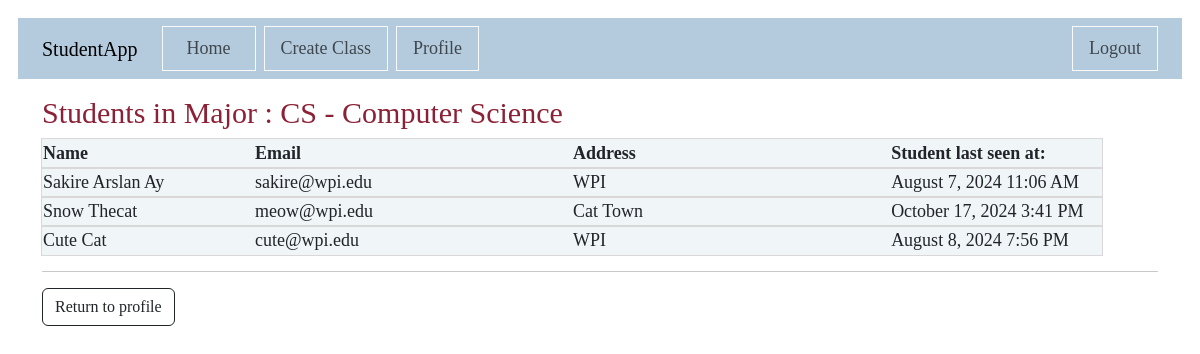
Page /majors/1/students (signed in) on the committed database.
### app/main/models.py (models this page shows, shortened)
class Major(db.Model):
    id : sqlo.Mapped[int] = sqlo.mapped_column(primary_key=True)
    name : sqlo.Mapped[str] = sqlo.mapped_column(sqla.String(20))
    department : sqlo.Mapped[str] =  sqlo.mapped_column(sqla.String(150))
    courses : sqlo.WriteOnlyMapped['Course'] = sqlo.relationship(back_populates= 'major')
    students_in_major : sqlo.WriteOnlyMapped['Student'] = sqlo.relationship(
        secondary= students_majors_table,
        primaryjoin= (students_majors_table.c.major_id == id),
        back_populates= 'majors_of_student')
    def get_name(self):
        return self.name
    def get_department(self):
        return self.department
    def get_students(self):
        return db.session.scalars(self.students_in_major.select()).all()

class Student(UserMixin, db.Model):
    id : sqlo.Mapped[int] = sqlo.mapped_column(primary_key=True)
    username : sqlo.Mapped[str] = sqlo.mapped_column(sqla.String(64), index = True, unique = True)
    password_hash : sqlo.Mapped[Optional[str]] = sqlo.mapped_column(sqla.String(256))
    firstname : sqlo.Mapped[str] = sqlo.mapped_column(sqla.String(100))
    lastname : sqlo.Mapped[str] = sqlo.mapped_column(sqla.String(100))
    address : sqlo.Mapped[str] = sqlo.mapped_column(sqla.String(256))
    email : sqlo.Mapped[str] = sqlo.mapped_column(sqla.String(120), index = True, unique = True)
    last_seen : sqlo.Mapped[Optional[datetime]] = sqlo.mapped_column(default = lambda : datetime.now(timezone.utc))
    majors_of_student : sqlo.WriteOnlyMapped['Major'] = sqlo.relationship(
        secondary= students_majors_table,
        primaryjoin= (students_majors_table.c.student_id == id),
        back_populates= 'students_in_major')
    enrollments : sqlo.WriteOnlyMapped['Enrolled'] = sqlo.relationship(back_populates= 'student_enrolled')

### app/main/routes.py (the view)
@main.route('/majors/<major_id>/students', methods = ['GET'])
@login_required
def get_students_in_major(major_id):
    themajor = db.session.get(Major,major_id)
    students = themajor.get_students()
    return render_template('major_roster.html',
                           title= 'Students in Major "{}"'.format(themajor.name),
                           major = themajor,
                           students = students)

### app/main/models.py (called while the page is built)
@login.user_loader
def load_user(id):
    return db.session.get(Student, int(id))

### studentApp.py (called while the page is built)
@app.before_request
def before_request():
    if current_user.is_authenticated:
        current_user.last_seen = datetime.now(timezone.utc)
        db.session.add(current_user)
        db.session.commit()

@app.before_request
def initDB(*args, **kwargs):
    if app._got_first_request:
        db.create_all()

### app/main/templates/major_roster.html
{% extends "base.html" %}
{% block content %}
    <h2 class = "crimsontitle">Students in Major : {{major.get_name()}} - {{major.get_department()}}</h2>
    <table class = "studenttable">
        <thead>
        <tr valign="bottom">
                <th width="20%"> Name </td>
                <th width="30%"> Email </td>
                <th width="30%"> Address </td>
                <th width="20%"> Student last seen at:</td>
        </tr>
        </thead>
        {% for student in students %}
            {% include '_student.html' %}
        {% endfor %}
    </table>
    <hr class="solid">
    <a href="{{url_for('main.display_profile')}}" class = "btn btn-outline-dark"> Return to profile</a>
{% endblock %}

### app/main/templates/_student.html
<tr valign="middle">
    <td width="20%"> {{student.firstname}}  {{student.lastname}}</td>
    <td width="30%"> {{student.email}} </td>
    <td width="30%"> {{student.address}} </td>
    <td width="20%"> {{moment(student.last_seen).format('LLL') }}</td>
</tr>

### app/static/css/main.css (style rules this page uses)
body { margin: 0; padding: 1em; font-family: Tahoma; font-size : 18px; }
.studenttable { text-align : left; width : 95%; font-size : 18px; }
.studenttable tr { outline: thin rgb(216, 216, 216) solid; background-color: rgb(240, 245, 248); }
h2.crimsontitle { font-size : 30px; color : rgb(139, 33, 54); }

### rows in the picture
Major: get_name "CS", get_department "Computer Science"
Student: firstname "Sakire", lastname "Arslan Ay", email "sakire@wpi.edu", address "WPI", last_seen "August 7, 2024 11:06 AM"
Student: firstname "Snow", lastname "Thecat", email "meow@wpi.edu", address "Cat Town", last_seen "October 17, 2024 3:41 PM"
Student: firstname "Cute", lastname "Cat", email "cute@wpi.edu", address "WPI", last_seen "August 8, 2024 7:56 PM"
